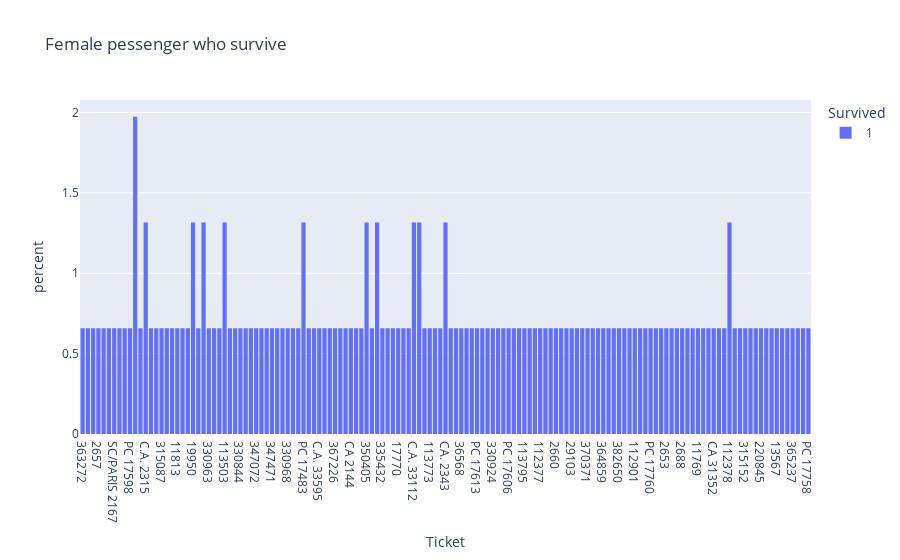

Here is the notebook cell this chart was saved with:
### Markdown cell above
# **pessenger Who Survived With Ticket Numbers**  `histogram Female`

### Code cell
# how many female pessenger who did not survive using plot
fig = px.histogram(df.loc[(df['Sex']=='female') & (df['Survived']==1)], x="Ticket", color="Survived", histnorm='percent', title="Female pessenger who survive")
fig.show()

### Figure 1 — Plotly figure (JSON) as saved in the notebook; plotly's stock layout.template omitted (floating-point values rounded to 4 significant figures; data arrays with more than 128 entries replaced by an {"elided": "..."} marker saying what was removed)
{"data": [{"alignmentgroup": "True", "bingroup": "x", "histnorm": "percent", "hovertemplate": "Survived=1<br>Ticket=%{x}<br>percent=%{y}<extra></extra>", "legendgroup": "1", "marker": {"color": "#636efa", "pattern": {"shape": ""}}, "name": "1", "offsetgroup": "1", "orientation": "v", "showlegend": true, "type": "histogram", "x": {"elided": "152 str values"}, "xaxis": "x", "yaxis": "y"}], "layout": {"barmode": "relative", "legend": {"title": {"text": "Survived"}, "tracegroupgap": 0}, "title": {"text": "Female pessenger who survive"}, "xaxis": {"anchor": "y", "domain": [0, 1], "title": {"text": "Ticket"}}, "yaxis": {"anchor": "x", "domain": [0, 1], "title": {"text": "percent"}}}}
